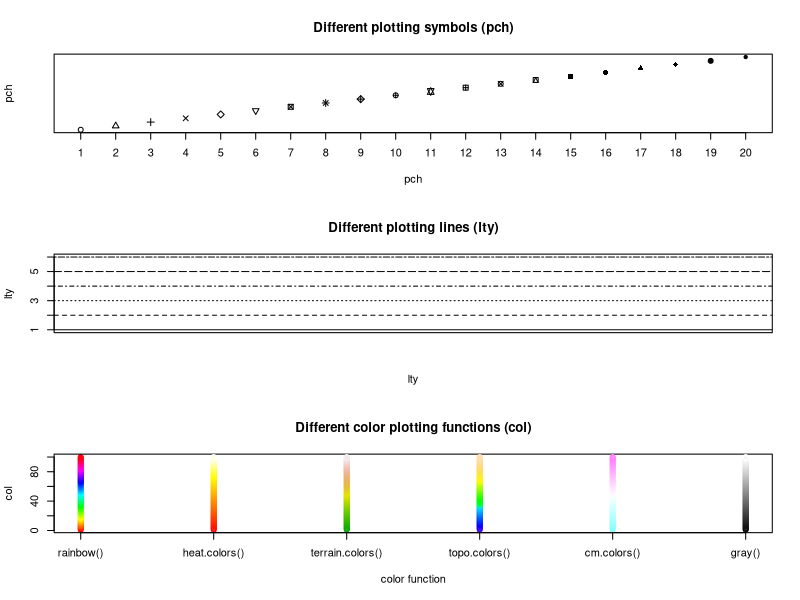

Reproduce this figure in R. (Note: this script raises an error after producing the figure.)
# R INFO GRAPHIC FOR PLOTTING OPTIONS


# lines
# dots
# legend
# axis


#pdf("Documents/Blog/images/plotting.pdf")
#png("Documents/Blog/images/plotting.png")
par(mfrow=c(3,1))
plot(1:20, 1:20, pch=1:20, main="Different plotting symbols (pch)", xlab="pch", ylab="pch", yaxt="n", xaxt="n")
axis(1, at=1:20, labels=1:20)
plot(1:6, col="white", main="Different plotting lines (lty)", xlab="lty", ylab="lty", xaxt="n")
abline(h=1:6, lty=1:6)
plot(rep(1, 100), 1:100, xaxt="n", xlim=c(1, 6), ylim=c(1, 100), pch=19, col=rainbow(100), main="Different color plotting functions (col)", xlab="color function", ylab="col")
points(rep(2, 100), 1:100, col=heat.colors(100))
points(rep(3, 100), 1:100, col=terrain.colors(100))
points(rep(4, 100), 1:100, col=topo.colors(100))
points(rep(5, 100), 1:100, col=cm.colors(100))
points(rep(6, 100), 1:100, col=gray((1:100)/100))
axis(1, at=1:6, labels=c("rainbow()", "heat.colors()", "terrain.colors()", "topo.colors()", "cm.colors()", "gray()"))
#dev.off()

rainbow(n, s = 1, v = 1, start = 0, end = max(1, n - 1)/n, alpha = 1)
heat.colors(n, alpha = 1)
terrain.colors(n, alpha = 1)
topo.colors(n, alpha = 1)
cm.colors(n, alpha = 1)